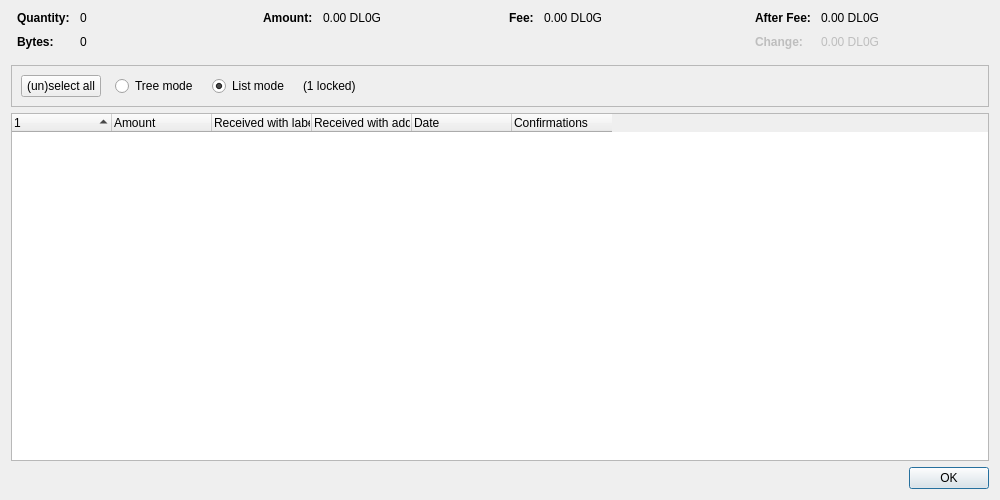
<?xml version="1.0" encoding="UTF-8"?>
<ui version="4.0">
 <class>CoinControlDialog</class>
 <widget class="QDialog" name="CoinControlDialog">
  <property name="geometry">
   <rect>
    <x>0</x>
    <y>0</y>
    <width>1000</width>
    <height>500</height>
   </rect>
  </property>
  <property name="windowTitle">
   <string>Coin Selection</string>
  </property>
  <layout class="QVBoxLayout" name="verticalLayout">
   <item>
    <layout class="QHBoxLayout" name="horizontalLayoutTop" stretch="0,0,0,0">
     <property name="topMargin">
      <number>0</number>
     </property>
     <property name="bottomMargin">
      <number>10</number>
     </property>
     <item>
      <layout class="QFormLayout" name="formLayoutCoinControl1">
       <property name="labelAlignment">
        <set>Qt::AlignLeft|Qt::AlignVCenter</set>
       </property>
       <property name="horizontalSpacing">
        <number>10</number>
       </property>
       <property name="verticalSpacing">
        <number>10</number>
       </property>
       <property name="leftMargin">
        <number>6</number>
       </property>
       <property name="rightMargin">
        <number>6</number>
       </property>
       <item row="0" column="0">
        <widget class="QLabel" name="labelCoinControlQuantityText">
         <property name="font">
          <font>
           <weight>75</weight>
           <bold>true</bold>
          </font>
         </property>
         <property name="text">
          <string>Quantity:</string>
         </property>
        </widget>
       </item>
       <item row="0" column="1">
        <widget class="QLabel" name="labelCoinControlQuantity">
         <property name="cursor">
          <cursorShape>IBeamCursor</cursorShape>
         </property>
         <property name="contextMenuPolicy">
          <enum>Qt::ActionsContextMenu</enum>
         </property>
         <property name="text">
          <string notr="true">0</string>
         </property>
         <property name="textInteractionFlags">
          <set>Qt::LinksAccessibleByMouse|Qt::TextSelectableByKeyboard|Qt::TextSelectableByMouse</set>
         </property>
        </widget>
       </item>
       <item row="1" column="0">
        <widget class="QLabel" name="labelCoinControlBytesText">
         <property name="font">
          <font>
           <weight>75</weight>
           <bold>true</bold>
          </font>
         </property>
         <property name="text">
          <string>Bytes:</string>
         </property>
        </widget>
       </item>
       <item row="1" column="1">
        <widget class="QLabel" name="labelCoinControlBytes">
         <property name="cursor">
          <cursorShape>IBeamCursor</cursorShape>
         </property>
         <property name="contextMenuPolicy">
          <enum>Qt::ActionsContextMenu</enum>
         </property>
         <property name="text">
          <string notr="true">0</string>
         </property>
         <property name="textInteractionFlags">
          <set>Qt::LinksAccessibleByMouse|Qt::TextSelectableByKeyboard|Qt::TextSelectableByMouse</set>
         </property>
        </widget>
       </item>
      </layout>
     </item>
     <item>
      <layout class="QFormLayout" name="formLayoutCoinControl2">
       <property name="horizontalSpacing">
        <number>10</number>
       </property>
       <property name="verticalSpacing">
        <number>10</number>
       </property>
       <property name="leftMargin">
        <number>6</number>
       </property>
       <property name="rightMargin">
        <number>6</number>
       </property>
       <item row="0" column="0">
        <widget class="QLabel" name="labelCoinControlAmountText">
         <property name="font">
          <font>
           <weight>75</weight>
           <bold>true</bold>
          </font>
         </property>
         <property name="text">
          <string>Amount:</string>
         </property>
        </widget>
       </item>
       <item row="0" column="1">
        <widget class="QLabel" name="labelCoinControlAmount">
         <property name="cursor">
          <cursorShape>IBeamCursor</cursorShape>
         </property>
         <property name="contextMenuPolicy">
          <enum>Qt::ActionsContextMenu</enum>
         </property>
         <property name="text">
          <string notr="true">0.00 DL0G</string>
         </property>
         <property name="textInteractionFlags">
          <set>Qt::LinksAccessibleByMouse|Qt::TextSelectableByKeyboard|Qt::TextSelectableByMouse</set>
         </property>
        </widget>
       </item>
      </layout>
     </item>
     <item>
      <layout class="QFormLayout" name="formLayoutCoinControl3">
       <property name="horizontalSpacing">
        <number>10</number>
       </property>
       <property name="verticalSpacing">
        <number>10</number>
       </property>
       <property name="leftMargin">
        <number>6</number>
       </property>
       <property name="rightMargin">
        <number>6</number>
       </property>
       <item row="0" column="0">
        <widget class="QLabel" name="labelCoinControlFeeText">
         <property name="font">
          <font>
           <weight>75</weight>
           <bold>true</bold>
          </font>
         </property>
         <property name="text">
          <string>Fee:</string>
         </property>
        </widget>
       </item>
       <item row="0" column="1">
        <widget class="QLabel" name="labelCoinControlFee">
         <property name="cursor">
          <cursorShape>IBeamCursor</cursorShape>
         </property>
         <property name="contextMenuPolicy">
          <enum>Qt::ActionsContextMenu</enum>
         </property>
         <property name="text">
          <string notr="true">0.00 DL0G</string>
         </property>
         <property name="textInteractionFlags">
          <set>Qt::LinksAccessibleByMouse|Qt::TextSelectableByKeyboard|Qt::TextSelectableByMouse</set>
         </property>
        </widget>
       </item>
      </layout>
     </item>
     <item>
      <layout class="QFormLayout" name="formLayoutCoinControl4">
       <property name="labelAlignment">
        <set>Qt::AlignLeft|Qt::AlignVCenter</set>
       </property>
       <property name="horizontalSpacing">
        <number>10</number>
       </property>
       <property name="verticalSpacing">
        <number>10</number>
       </property>
       <property name="leftMargin">
        <number>6</number>
       </property>
       <property name="rightMargin">
        <number>6</number>
       </property>
       <item row="0" column="0">
        <widget class="QLabel" name="labelCoinControlAfterFeeText">
         <property name="font">
          <font>
           <weight>75</weight>
           <bold>true</bold>
          </font>
         </property>
         <property name="text">
          <string>After Fee:</string>
         </property>
        </widget>
       </item>
       <item row="0" column="1">
        <widget class="QLabel" name="labelCoinControlAfterFee">
         <property name="cursor">
          <cursorShape>IBeamCursor</cursorShape>
         </property>
         <property name="contextMenuPolicy">
          <enum>Qt::ActionsContextMenu</enum>
         </property>
         <property name="text">
          <string notr="true">0.00 DL0G</string>
         </property>
         <property name="textInteractionFlags">
          <set>Qt::LinksAccessibleByMouse|Qt::TextSelectableByKeyboard|Qt::TextSelectableByMouse</set>
         </property>
        </widget>
       </item>
       <item row="1" column="0">
        <widget class="QLabel" name="labelCoinControlChangeText">
         <property name="enabled">
          <bool>false</bool>
         </property>
         <property name="font">
          <font>
           <weight>75</weight>
           <bold>true</bold>
          </font>
         </property>
         <property name="text">
          <string>Change:</string>
         </property>
        </widget>
       </item>
       <item row="1" column="1">
        <widget class="QLabel" name="labelCoinControlChange">
         <property name="enabled">
          <bool>false</bool>
         </property>
         <property name="cursor">
          <cursorShape>IBeamCursor</cursorShape>
         </property>
         <property name="contextMenuPolicy">
          <enum>Qt::ActionsContextMenu</enum>
         </property>
         <property name="text">
          <string notr="true">0.00 DL0G</string>
         </property>
         <property name="textInteractionFlags">
          <set>Qt::LinksAccessibleByMouse|Qt::TextSelectableByKeyboard|Qt::TextSelectableByMouse</set>
         </property>
        </widget>
       </item>
      </layout>
     </item>
    </layout>
   </item>
   <item>
    <widget class="QFrame" name="frame">
     <property name="minimumSize">
      <size>
       <width>0</width>
       <height>40</height>
      </size>
     </property>
     <property name="frameShape">
      <enum>QFrame::StyledPanel</enum>
     </property>
     <property name="frameShadow">
      <enum>QFrame::Sunken</enum>
     </property>
     <layout class="QHBoxLayout" name="horizontalLayout">
      <item>
       <layout class="QHBoxLayout" name="horizontalLayoutPanel" stretch="0,0,0,0,0">
        <property name="spacing">
         <number>14</number>
        </property>
        <item>
         <widget class="QPushButton" name="pushButtonSelectAll">
          <property name="sizePolicy">
           <sizepolicy hsizetype="Maximum" vsizetype="Fixed">
            <horstretch>0</horstretch>
            <verstretch>0</verstretch>
           </sizepolicy>
          </property>
          <property name="text">
           <string>(un)select all</string>
          </property>
          <property name="autoDefault">
           <bool>false</bool>
          </property>
         </widget>
        </item>
        <item>
         <widget class="QRadioButton" name="radioTreeMode">
          <property name="sizePolicy">
           <sizepolicy hsizetype="Maximum" vsizetype="Fixed">
            <horstretch>0</horstretch>
            <verstretch>0</verstretch>
           </sizepolicy>
          </property>
          <property name="text">
           <string>Tree mode</string>
          </property>
         </widget>
        </item>
        <item>
         <widget class="QRadioButton" name="radioListMode">
          <property name="sizePolicy">
           <sizepolicy hsizetype="Maximum" vsizetype="Fixed">
            <horstretch>0</horstretch>
            <verstretch>0</verstretch>
           </sizepolicy>
          </property>
          <property name="text">
           <string>List mode</string>
          </property>
          <property name="checked">
           <bool>true</bool>
          </property>
         </widget>
        </item>
        <item>
         <widget class="QLabel" name="labelLocked">
          <property name="text">
           <string notr="true">(1 locked)</string>
          </property>
         </widget>
        </item>
        <item>
         <spacer name="horizontalSpacer">
          <property name="orientation">
           <enum>Qt::Horizontal</enum>
          </property>
          <property name="sizeHint" stdset="0">
           <size>
            <width>40</width>
            <height>20</height>
           </size>
          </property>
         </spacer>
        </item>
       </layout>
      </item>
     </layout>
    </widget>
   </item>
   <item>
    <widget class="CoinControlTreeWidget" name="treeWidget">
     <property name="contextMenuPolicy">
      <enum>Qt::CustomContextMenu</enum>
     </property>
     <property name="sortingEnabled">
      <bool>false</bool>
     </property>
     <property name="columnCount">
      <number>6</number>
     </property>
     <attribute name="headerShowSortIndicator" stdset="0">
      <bool>true</bool>
     </attribute>
     <attribute name="headerStretchLastSection">
      <bool>false</bool>
     </attribute>
     <column>
      <property name="text">
       <string/>
      </property>
     </column>
     <column>
      <property name="text">
       <string>Amount</string>
      </property>
     </column>
     <column>
      <property name="text">
       <string>Received with label</string>
      </property>
     </column>
     <column>
      <property name="text">
       <string>Received with address</string>
      </property>
     </column>
     <column>
      <property name="text">
       <string>Date</string>
      </property>
     </column>
     <column>
      <property name="text">
       <string>Confirmations</string>
      </property>
      <property name="toolTip">
       <string>Confirmed</string>
      </property>
     </column>
     <column>
      <property name="text">
       <string/>
      </property>
     </column>
     <column>
      <property name="text">
       <string/>
      </property>
     </column>
     <column>
      <property name="text">
       <string/>
      </property>
     </column>
     <column>
      <property name="text">
       <string/>
      </property>
     </column>
    </widget>
   </item>
   <item>
    <widget class="QDialogButtonBox" name="buttonBox">
     <property name="orientation">
      <enum>Qt::Horizontal</enum>
     </property>
     <property name="standardButtons">
      <set>QDialogButtonBox::Ok</set>
     </property>
    </widget>
   </item>
  </layout>
 </widget>
 <customwidgets>
  <customwidget>
   <class>CoinControlTreeWidget</class>
   <extends>QTreeWidget</extends>
   <header>qt/coincontroltreewidget.h</header>
  </customwidget>
 </customwidgets>
 <resources/>
 <connections/>
</ui>
